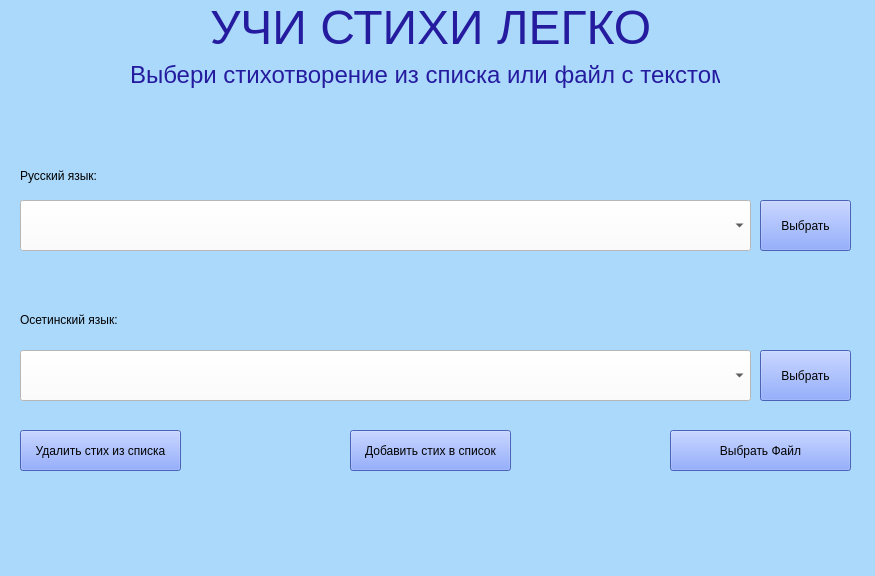
<?xml version="1.0" encoding="UTF-8"?>
<ui version="4.0">
 <class>MainWindow</class>
 <widget class="QMainWindow" name="MainWindow">
  <property name="geometry">
   <rect>
    <x>0</x>
    <y>0</y>
    <width>875</width>
    <height>576</height>
   </rect>
  </property>
  <property name="font">
   <font>
    <family>Yu Gothic UI</family>
   </font>
  </property>
  <property name="windowTitle">
   <string>MainWindow</string>
  </property>
  <property name="styleSheet">
   <string notr="true">background-color: rgb(171, 217, 252);</string>
  </property>
  <widget class="QWidget" name="centralwidget">
   <widget class="QLabel" name="title_first">
    <property name="geometry">
     <rect>
      <x>210</x>
      <y>0</y>
      <width>441</width>
      <height>51</height>
     </rect>
    </property>
    <property name="styleSheet">
     <string notr="true">color: rgb(37, 27, 159);
font: 8pt &quot;MS Sans Forgetica Dlg 2&quot;;</string>
    </property>
    <property name="text">
     <string>&lt;html&gt;&lt;head/&gt;&lt;body&gt;&lt;p align=&quot;center&quot;&gt;&lt;span style=&quot; font-size:36pt;&quot;&gt;УЧИ СТИХИ ЛЕГКО!&lt;/span&gt;&lt;/p&gt;&lt;/body&gt;&lt;/html&gt;</string>
    </property>
   </widget>
   <widget class="QLabel" name="title2">
    <property name="geometry">
     <rect>
      <x>130</x>
      <y>60</y>
      <width>701</width>
      <height>31</height>
     </rect>
    </property>
    <property name="styleSheet">
     <string notr="true">color: rgb(37, 27, 159);
font: 8pt &quot;Sans Forgetica&quot;;</string>
    </property>
    <property name="text">
     <string>&lt;html&gt;&lt;head/&gt;&lt;body&gt;&lt;p&gt;&lt;span style=&quot; font-size:18pt;&quot;&gt;Выбери стихотворение из списка или файл с текстом&lt;/span&gt;&lt;/p&gt;&lt;/body&gt;&lt;/html&gt;</string>
    </property>
   </widget>
   <widget class="QPushButton" name="dialog_btn_main_wind">
    <property name="geometry">
     <rect>
      <x>670</x>
      <y>430</y>
      <width>181</width>
      <height>41</height>
     </rect>
    </property>
    <property name="styleSheet">
     <string notr="true">background-color: rgb(103, 139, 255);
font: 10pt &quot;MS Shell Dlg 2&quot;;</string>
    </property>
    <property name="text">
     <string>Выбрать Файл</string>
    </property>
   </widget>
   <widget class="QLabel" name="Osetian_language">
    <property name="geometry">
     <rect>
      <x>20</x>
      <y>300</y>
      <width>271</width>
      <height>39</height>
     </rect>
    </property>
    <property name="styleSheet">
     <string notr="true">font: 24pt &quot;MS Shell Dlg 2&quot;;</string>
    </property>
    <property name="text">
     <string>Осетинский язык:</string>
    </property>
   </widget>
   <widget class="QComboBox" name="sp_ossetian_poetry">
    <property name="geometry">
     <rect>
      <x>20</x>
      <y>350</y>
      <width>731</width>
      <height>51</height>
     </rect>
    </property>
    <property name="styleSheet">
     <string notr="true">background-color: rgb(255, 255, 255);
font: 15pt &quot;MS Shell Dlg 2&quot;;</string>
    </property>
   </widget>
   <widget class="QComboBox" name="sp_russian_poetry">
    <property name="geometry">
     <rect>
      <x>20</x>
      <y>200</y>
      <width>731</width>
      <height>51</height>
     </rect>
    </property>
    <property name="styleSheet">
     <string notr="true">background-color: rgb(255, 255, 255);
font: 15pt &quot;MS Shell Dlg 2&quot;;</string>
    </property>
   </widget>
   <widget class="QLabel" name="Russian_language">
    <property name="geometry">
     <rect>
      <x>20</x>
      <y>160</y>
      <width>211</width>
      <height>31</height>
     </rect>
    </property>
    <property name="styleSheet">
     <string notr="true">font: 24pt &quot;MS Shell Dlg 2&quot;;</string>
    </property>
    <property name="text">
     <string>Русский язык:</string>
    </property>
   </widget>
   <widget class="QPushButton" name="choose_russian_poetry">
    <property name="geometry">
     <rect>
      <x>760</x>
      <y>200</y>
      <width>91</width>
      <height>51</height>
     </rect>
    </property>
    <property name="styleSheet">
     <string notr="true">background-color: rgb(103, 139, 255);
font: 11pt &quot;MS Shell Dlg 2&quot;;</string>
    </property>
    <property name="text">
     <string>Выбрать</string>
    </property>
   </widget>
   <widget class="QPushButton" name="choose_ossetian_poetry">
    <property name="geometry">
     <rect>
      <x>760</x>
      <y>350</y>
      <width>91</width>
      <height>51</height>
     </rect>
    </property>
    <property name="styleSheet">
     <string notr="true">background-color: rgb(103, 139, 255);
font: 11pt &quot;MS Shell Dlg 2&quot;;</string>
    </property>
    <property name="text">
     <string>Выбрать</string>
    </property>
   </widget>
   <widget class="QPushButton" name="delete_file">
    <property name="geometry">
     <rect>
      <x>20</x>
      <y>430</y>
      <width>161</width>
      <height>41</height>
     </rect>
    </property>
    <property name="styleSheet">
     <string notr="true">background-color: rgb(103, 139, 255);
font: 10pt &quot;MS Shell Dlg 2&quot;;</string>
    </property>
    <property name="text">
     <string>Удалить стих из списка</string>
    </property>
   </widget>
   <widget class="QLabel" name="label_for_image">
    <property name="geometry">
     <rect>
      <x>720</x>
      <y>0</y>
      <width>111</width>
      <height>101</height>
     </rect>
    </property>
    <property name="text">
     <string/>
    </property>
   </widget>
   <widget class="QPushButton" name="add_poetry_btn">
    <property name="geometry">
     <rect>
      <x>350</x>
      <y>430</y>
      <width>161</width>
      <height>41</height>
     </rect>
    </property>
    <property name="styleSheet">
     <string notr="true">background-color: rgb(103, 139, 255);
font: 10pt &quot;MS Shell Dlg 2&quot;;</string>
    </property>
    <property name="text">
     <string>Добавить стих в список</string>
    </property>
   </widget>
   <widget class="QLabel" name="kolvo_learn_poetry">
    <property name="geometry">
     <rect>
      <x>550</x>
      <y>120</y>
      <width>311</width>
      <height>20</height>
     </rect>
    </property>
    <property name="text">
     <string/>
    </property>
   </widget>
  </widget>
  <widget class="QMenuBar" name="menubar">
   <property name="geometry">
    <rect>
     <x>0</x>
     <y>0</y>
     <width>875</width>
     <height>24</height>
    </rect>
   </property>
  </widget>
  <widget class="QStatusBar" name="statusbar"/>
 </widget>
 <resources/>
 <connections/>
</ui>
